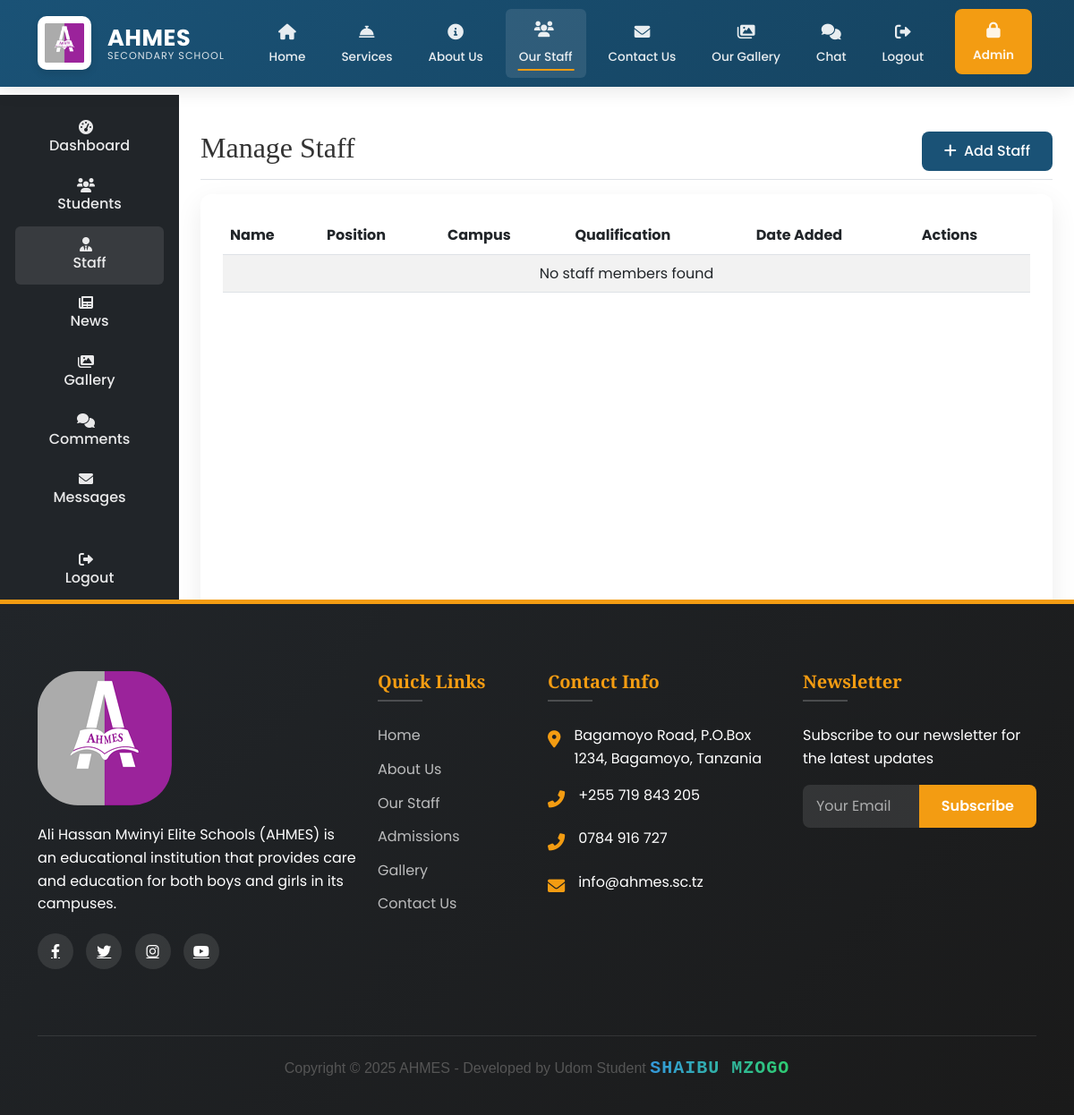
Before: /ad/staff/ (signed in) with the older database file.
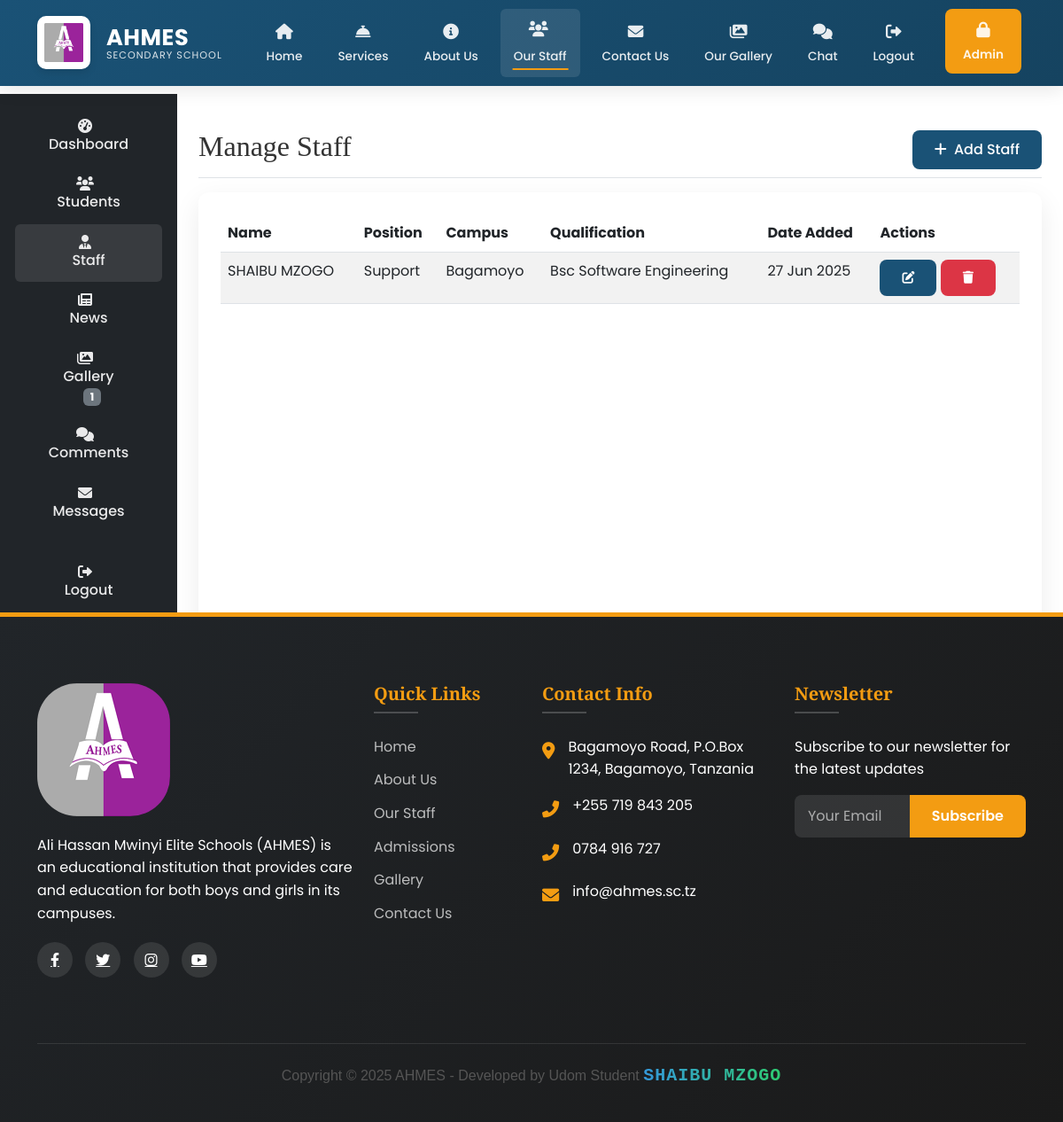
After: the same page with the newer database file.
### main/models.py (models this page shows, shortened)
class StaffMember(models.Model):
    POSITION_CHOICES = [
        ('Teacher', 'Teacher'),
        ('Administrator', 'Administrator'),
        ('Support', 'Support Staff'),
    ]
    user = models.OneToOneField(
        User,
        on_delete=models.CASCADE,
        related_name='staff_profile',
        null=True,
        blank=True
    )
    first_name = models.CharField(max_length=100)
    last_name = models.CharField(max_length=100)
    position = models.CharField(max_length=50, choices=POSITION_CHOICES)
    qualification = models.CharField(max_length=200)
    specialization = models.CharField(max_length=200)
    campus = models.ForeignKey(
        Campus,
        on_delete=models.CASCADE,
        related_name='staff_members'
    )
    phone = models.CharField(max_length=20)
    email = models.EmailField()
    joined_date = models.DateField()
    bio = models.TextField(blank=True)
    image = CloudinaryField('staff', folder="school/staff",
                          transformation={'quality': 'auto:good'})
    created_at = models.DateTimeField(auto_now_add=True)
    updated_at = models.DateTimeField(auto_now=True)
    class Meta:
        ordering = ['-created_at']
        verbose_name = 'Staff Member'
        verbose_name_plural = 'Staff Members'

class Campus(models.Model):
    name = models.CharField(max_length=100)
    location = models.CharField(max_length=200)
    description = models.TextField()
    image = CloudinaryField('campuses', folder="school/campuses",
                          transformation={'quality': 'auto:good'})

### main/views.py (the view)
# urls.py: path('ad/staff/', views.manage_staff, name='manage_staff'),
@login_required
@user_passes_test(is_admin)
def manage_staff(request):
    staff_members = StaffMember.objects.all().order_by('-created_at')
    return render(request, 'main/manage_staff.html', {'staff_members': staff_members})

### main/context_processors.py (called while the page is built)
def admin_counts(request):
    if request.user.is_authenticated and request.user.is_admin:
        return {
            'pending_comments': Comment.objects.filter(is_approved=False).count(),
            'gallery_count': Gallery.objects.count(),
        }
    return {}

### main/views.py (called while the page is built)
def is_admin(user):
    return user.is_authenticated and user.is_admin

### main/templates/main/manage_staff.html
{% extends 'main/base.html' %}
{% load static %}
{% block content %}
<div class="container-fluid">
  <div class="row">
    {% include 'main/sidebar.html' %}
    <main class="col-md-9 ms-sm-auto col-lg-10 px-md-4 py-4">
      <div class="d-flex justify-content-between flex-wrap flex-md-nowrap align-items-center pt-3 pb-2 mb-3 border-bottom">
        <h1 class="h2">Manage Staff</h1>
        <div class="btn-toolbar mb-2 mb-md-0">
          <a href="{% url 'add_staff' %}" class="btn btn-primary">
            <i class="fas fa-plus me-1"></i> Add Staff
          </a>
        </div>
      </div>
      <div class="card">
        <div class="card-body">
          <div class="table-responsive">
            <table class="table table-striped table-hover">
              <thead>
                <tr>
                  <th>Name</th>
                  <th>Position</th>
                  <th>Campus</th>
                  <th>Qualification</th>
                  <th>Date Added</th>
                  <th>Actions</th>
                </tr>
              </thead>
              <tbody>
                {% for staff in staff_members %}
                <tr>
                  <td>{{ staff.first_name }} {{ staff.last_name }}</td>
                  <td>{{ staff.position }}</td>
                  <td>{{ staff.campus.name }}</td>
                  <td>{{ staff.qualification }}</td>
                  <td>{{ staff.created_at|date:"d M Y" }}</td>
                  <td>
                    <a href="{% url 'edit_staff' staff.pk %}" class="btn btn-sm btn-primary">
                      <i class="fas fa-edit"></i>
                    </a>
                    <a href="{% url 'delete_staff' staff.pk %}" class="btn btn-sm btn-danger">
                      <i class="fas fa-trash"></i>
                    </a>
                  </td>
                </tr>
                {% empty %}
                <tr>
                  <td colspan="6" class="text-center">No staff members found</td>
                </tr>
                {% endfor %}
              </tbody>
            </table>
          </div>
        </div>
      </div>
    </main>
  </div>
</div>
{% endblock %}

Changed rows visible on the page:
added StaffMember: first_name "SHAIBU", last_name "MZOGO", position "Support", campus.name "Bagamoyo", qualification "Bsc Software Engineering", created_at "27 Jun 2025"
Other visible differences:
{{ gallery_count }}: (not shown) → "1"
text no longer shown: "No staff members found"
